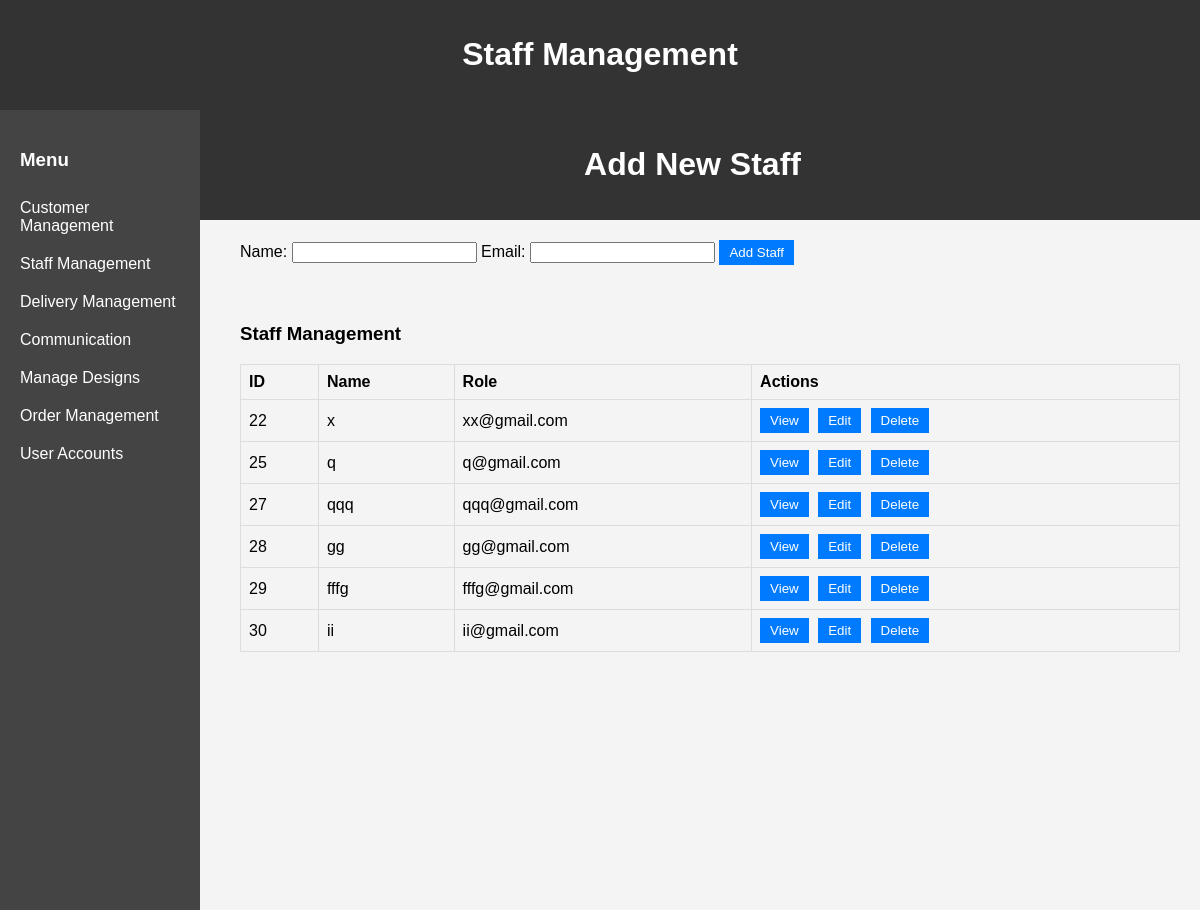
Page /admin/staff2.php on the committed database.
### tables this page shows
CREATE TABLE `users` (
  `USER_ID` int(11) NOT NULL,
  `USERNAME` varchar(50) NOT NULL,
  `PASSWORDD` varchar(255) NOT NULL,
  `EMAIL` varchar(100) NOT NULL,
  `PHONE` varchar(15) NOT NULL,
  `USER_TYPE` enum('ADMIN','CUSTOMER','STAFF') NOT NULL,
  `ADDRESSS` text DEFAULT NULL,
  `CREATED_AT` datetime NOT NULL DEFAULT current_timestamp(),
  `PROFILE_PICTURE` varchar(255) DEFAULT NULL,
  `blocked` tinyint(1) DEFAULT 0
);

### admin/staff2.php (the view, shortened to what this page needs)
<!DOCTYPE html>
<html lang="en">
<head>
    <link rel="stylesheet" href="admin.css">
</head>
<body>
    <div class="header">
        <h1>Staff Management</h1>
    </div>
    <div class="admin-dashboard">
        <aside class="sidebar">
            <h3>Menu</h3>
            <a href="customers.php">Customer Management</a>
            <a href="staff.php">Staff Management</a>
            <a href="delivery.php">Delivery Management</a>
            <a href="communications.php">Communication</a>
            <a href="manageDesign.php">Manage Designs</a>
            <a href="orderManage.php">Order Management</a>
            <a href="useracc.php">User Accounts</a>
        </aside>
        <div class="header">
        <h1>Add New Staff</h1>
    </div>
    <div class="content">
            <form method="post" action="">
                <label for="username">Name:</label>
                <input type="text" id="username" name="username" required>
                <label for="email">Email:</label>
                <input type="email" id="email" name="email" required>
                <button type="submit">Add Staff</button>
            </form>
        </div>
        <main class="content">
            <h3>Staff Management</h3>
            <table>
                <thead>
                    <tr>
                        <th>ID</th>
                        <th>Name</th>
                        <th>Role</th>
                        <th>Actions</th>
                    </tr>
                </thead>
                <tbody>
                    <?php
                    $servername = "localhost";
                    $username = "root";
                    $password = "";
                    $dbname = "fashion";
                    $conn = new mysqli($servername, $username, $password, $dbname);
                    $sql = "SELECT USER_ID, USERNAME, EMAIL FROM users where USER_TYPE='STAFF'";
                    $result = $conn->query($sql);
                    if ($result->num_rows > 0) {
                        while ($row = $result->fetch_assoc()) {
                            echo "<tr>";
                            echo "<td>" . $row['USER_ID'] . "</td>";
                            echo "<td>" . $row['USERNAME'] . "</td>";
                            echo "<td>" . $row['EMAIL'] . "</td>";
                            echo "<td>
                                    <button onclick=\"window.location.href='view.php?id=".$row['USER_ID']."'\">View</button>
                                    <button onclick=\"window.location.href='edit.php?id=".$row['USER_ID']."'\">Edit</button>
                                    <button onclick=\"window.location.href='delete.php?id=".$row['USER_ID']."'\">Delete</button>
                                  </td>";
                            echo "</tr>";
                        }
                    } else {
                        echo "<tr><td colspan='4'>No staff found</td></tr>";
                    }
                    ?>
                </tbody>
            </table>
        </main>
    </div>
</body>
</html>

### admin/admin.css (style rules this page uses)
body { font-family: Arial, sans-serif; background-color: #f4f4f4; margin: 0; padding: 0; }
.header { background-color: #333; color: #fff; padding: 15px; text-align: center; }
.sidebar { width: 200px; background-color: #444; color: #fff; height: 100vh; float: left; padding: 20px; box-sizing: border-box; }
.sidebar a { color: #fff; display: block; padding: 10px 0; text-decoration: none; }
.content { margin-left: 220px; padding: 20px; box-sizing: border-box; }
table { width: 100%; border-collapse: collapse; }
th, td { border: 1px solid #ddd; padding: 8px; text-align: left; }
th { background-color: #f4f4f4; }
button { padding: 5px 10px; margin-right: 5px; border: none; background-color: #007bff; color: #fff; cursor: pointer; }

### rows in the picture
users: USER_ID "22", USERNAME "x", EMAIL "xx@gmail.com"
users: USER_ID "25", USERNAME "q", EMAIL "q@gmail.com"
users: USER_ID "27", USERNAME "qqq", EMAIL "qqq@gmail.com"
users: USER_ID "28", USERNAME "gg", EMAIL "gg@gmail.com"
users: USER_ID "29", USERNAME "fffg", EMAIL "fffg@gmail.com"
users: USER_ID "30", USERNAME "ii", EMAIL "ii@gmail.com"
